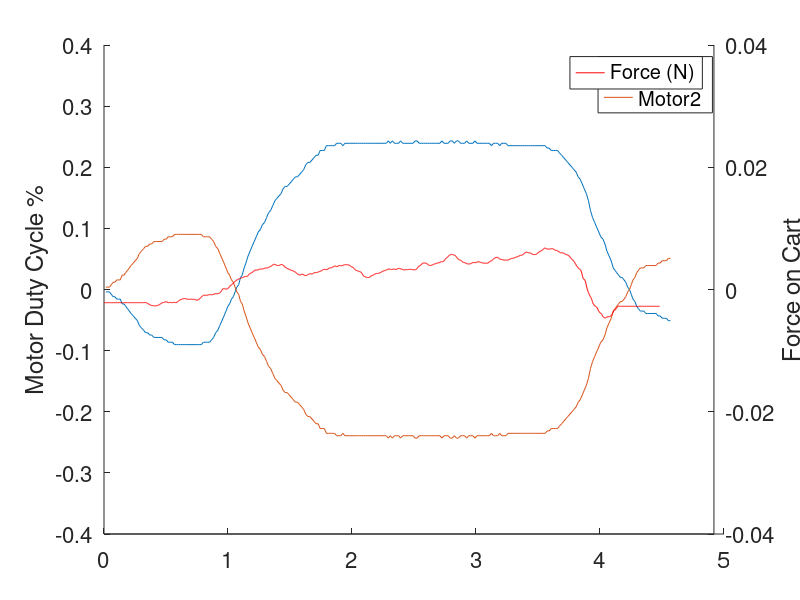
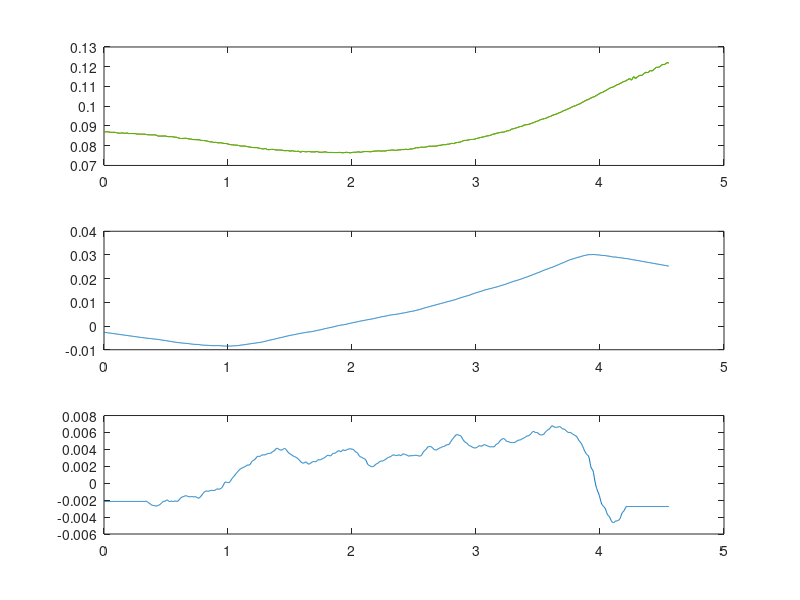

Here is the MATLAB script that generated these plots, in order: (Note: this script raises an error after producing the figures.)
%% Goal - get good acceleration data from the position data
% possibly useful function 'interp' 'pspline'

%% Define constants
m = 294.5/1000; %mass in kg
%%
load('15DegAnalyzedData.mat');
x_cart = x_cart/100; %positions in meters
%'t_cart','x_cart',...
%    'newMotorData','spinStartFrame','spinStopFrame'
%% Test moving polynomial fit 

%interpolate data
dt = t_cart(2)-t_cart(1);
dt_interp = dt/5; %interp by 5
t_cart_interp = t_cart(1):dt_interp:t_cart(end);
x_cart_interp = interp1(t_cart,x_cart,t_cart_interp); %positions in cm

%define window size
w = 201;
%define fit order
n = 2;
v = zeros(size(x_cart_interp));
a = zeros(size(x_cart_interp));
fits = zeros(3,size(x_cart_interp,2));
for i = 1:numel(x_cart_interp)
    
    if i < floor(w/2)+1
        time = t_cart_interp(1:w-1);
        pos = x_cart_interp(1:w-1);
        
        
    elseif i > numel(x_cart_interp)-floor(w/2)
        time = t_cart_interp(end-w:end);
        pos = x_cart_interp(end-w:end);
        
    else
    
        time = t_cart_interp((i-floor(w/2)):(i+floor(w/2)));
        pos = x_cart_interp((i-floor(w/2)):(i+floor(w/2)));
    end
    
        p = polyfit(time, pos, n);
        fits(:,i) = p';
        x_test = polyval(p,time);
        %Plot the windowed fits for debugging
%         figure(2);hold on;
%         plot(time,x_test,'k');
        v(i) = polyval([2*p(1),p(2)],t_cart_interp(i));
    
end
% find acceleration
a = 2 * fits(1,:); 
% find external force on cart
f = m*a; %yes, really.
%plot position, velocity, acceleration


figure(2);clf;
subplot(311)
plot(t_cart,x_cart,'r');hold on; plot(t_cart_interp,x_cart_interp,'g');
subplot(312); plot(t_cart_interp,v);

subplot(313);plot(t_cart_interp,f);





figure(1);clf;
plot(newMotorData.time,newMotorData.M1,newMotorData.time,newMotorData.M2); %plot motor data
ylabel(gca,'Motor Duty Cycle %');  %# Add a label to the left y axis
set(gca,'FontSize',16);
legend('Motor 1','Motor2');
limits = get(gca,'YLim');
set(gca,'Box','off');   %# Turn off the box surrounding the whole axes
axesPosition = get(gca,'Position');          %# Get the current axes position
hNewAxes = axes('Position',axesPosition,...  %# Place a new axes on top...
                'Color','none',...           %#   ... with no background color
                'YLim',limits*0.1,...            %#   ... and a different scale
                'YAxisLocation','right',...  %#   ... located on the right
                'XTick',[],...               %#   ... with no x tick marks
                'Box','off');                %#   ... and no surrounding box
ylabel(hNewAxes,'Force on Cart');  %# Add a label to the right y axis
set(gca,'FontSize',16);
hold on
plot(t_cart_interp,f,'r');
hold off;
legend('Force (N)');
%loop through data, generate polynomial fit for the window
% TEST: check that the fits look reasonable
%use polynomial fit's derivative evaluated at middle to find velocity

%repeat both steps to find acceleration

%% Test MATLAB Savitzky-Golay filter
N = 2;                 % Order of polynomial fit
F = 201;                % Window length
[b,g] = sgolay(N,F);   % Calculate S-G coefficients

HalfWin  = ((F+1)/2) -1;
SG0 = zeros(size(x_cart_interp));
SG1 = zeros(size(x_cart_interp));
SG2 = zeros(size(x_cart_interp));
for i = 1:numel(x_cart_interp)
    
    if i < (F+1)/2
        time = t_cart_interp(1:(F-1));
        pos = x_cart_interp(1:(F-1));
        p = polyfit(time, pos, N);
       
        SG0(i) = polyval(p,t_cart_interp(i));
        SG1(i) = polyval([2*p(1) p(2)],t_cart_interp(i));
        SG2(i) = polyval([2*p(1) ],t_cart_interp(i));
        %SG2(i) = 2*p(1);
    elseif i > numel(x_cart_interp)-(F+1)/2
        time = t_cart_interp(end-(F-1):end);
        pos = x_cart_interp(end-(F-1):end);
        p = polyfit(time, pos, N);
        
        SG0(i) = polyval(p,t_cart_interp(i));
       SG1(i) = polyval([2*p(1) p(2)],t_cart_interp(i));
        SG2(i) = polyval([2*p(1) ],t_cart_interp(i));
    end
end
for n = (F+1)/2:numel(x_cart_interp)-(F+1)/2,
  % Zero-th derivative (smoothing only)
  SG0(n) =   dot(g(:,1), x_cart_interp(n - HalfWin: n + HalfWin));
  
  % 1st differential
  SG1(n) =   dot(g(:,2), x_cart_interp(n - HalfWin: n + HalfWin))/dt_interp;
  
  % 2nd differential
  SG2(n) = 2*dot(g(:,3), x_cart_interp(n - HalfWin: n + HalfWin))/(dt_interp*dt_interp);
end

dir = pwd;
if ~strcmp(dir(end-5:end),'Images')
    cd Images
end

figure(3);clf;
subplot(411);
plot(t_cart_interp,x_cart_interp);
title('Image Processed X Data');
subplot(412);

plot(t_cart_interp,SG0);
title('Filtered X Data');
subplot(413);

plot(t_cart_interp,SG1);
title('Velocity from differentiated X Data');
subplot(414);

plot(t_cart_interp,SG2);
title('Acceleration from twice-differentiated V Data');
print -djpeg -f3 -r300 all_data

%% Test Interp-->2 Derivatives --> Butterworth Filter
x_cart_spline = spline(t_cart,x_cart,t_cart_interp);
v_cart_spline = (x_cart_spline(2:end)-x_cart_spline(1:end-1))/dt_interp;
a_cart_spline = (v_cart_spline(2:end)-v_cart_spline(1:end-1))/dt_interp;
t_spline = t_cart_interp(1:end-2);

order = 9;
wn = 1*dt_interp*2;
[z,p,k] = butter(order,wn);
[sos,g] = zp2sos(z,p,k);	     % Convert to SOS form
a_filtfilt = filtfilt(sos,g,a_cart_spline); %filter the data
figure(5);clf; plot(t_spline, a_filtfilt); 

